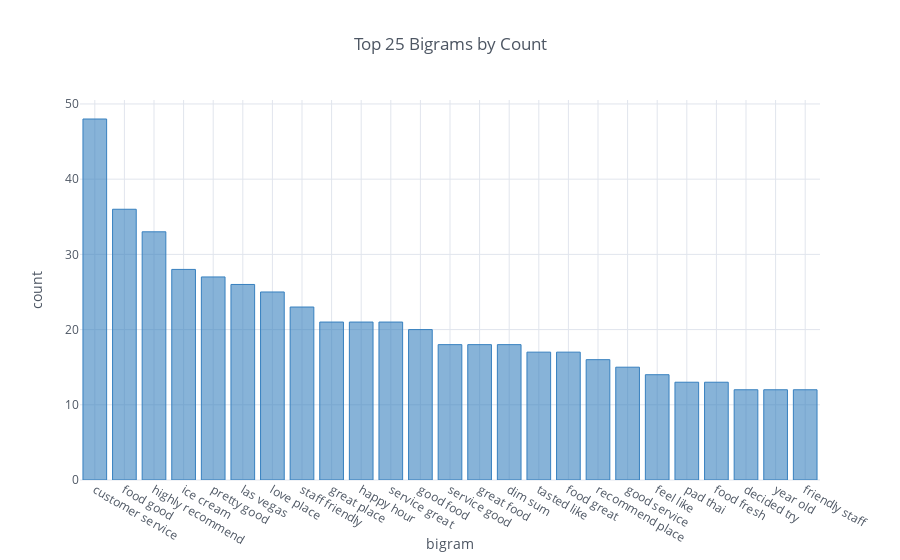

Here is the notebook cell this chart was saved with:
### Code cell
bigram_df = make_count_df(all_bigrams)
bigram_plot = bigram_df.iplot(kind='bar', 
                              asFigure=True, 
                              xTitle='bigram', 
                              yTitle='count', 
                              title='Top 25 Bigrams by Count',
                              color='blue')
cf.iplot(bigram_plot, legend=False)

### Figure 1 — Plotly figure (JSON) as saved in the notebook; plotly's stock layout.template omitted (floating-point values rounded to 4 significant figures)
{"data": [{"marker": {"color": "rgba(55, 128, 191, 0.6)", "line": {"color": "rgba(55, 128, 191, 1.0)", "width": 1}}, "name": "Count", "orientation": "v", "text": "", "type": "bar", "uid": "5cb9af", "x": ["customer service", "food good", "highly recommend", "ice cream", "pretty good", "las vegas", "love place", "staff friendly", "great place", "happy hour", "service great", "good food", "service good", "great food", "dim sum", "tasted like", "food great", "recommend place", "good service", "feel like", "pad thai", "food fresh", "decided try", "year old", "friendly staff"], "y": [48, 36, 33, 28, 27, 26, 25, 23, 21, 21, 21, 20, 18, 18, 18, 17, 17, 16, 15, 14, 13, 13, 12, 12, 12]}], "layout": {"autosize": true, "legend": {"bgcolor": "#FFFFFF", "font": {"color": "#4D5663"}}, "paper_bgcolor": "#FFFFFF", "plot_bgcolor": "#FFFFFF", "showlegend": false, "title": "Top 25 Bigrams by Count", "titlefont": {"color": "#4D5663"}, "xaxis": {"autorange": true, "gridcolor": "#E1E5ED", "range": [-0.5, 24.5], "showgrid": true, "tickfont": {"color": "#4D5663"}, "title": "bigram", "titlefont": {"color": "#4D5663"}, "type": "category", "zerolinecolor": "#E1E5ED"}, "yaxis": {"autorange": true, "gridcolor": "#E1E5ED", "range": [0, 50.53], "showgrid": true, "tickfont": {"color": "#4D5663"}, "title": "count", "titlefont": {"color": "#4D5663"}, "type": "linear", "zerolinecolor": "#E1E5ED"}}}
